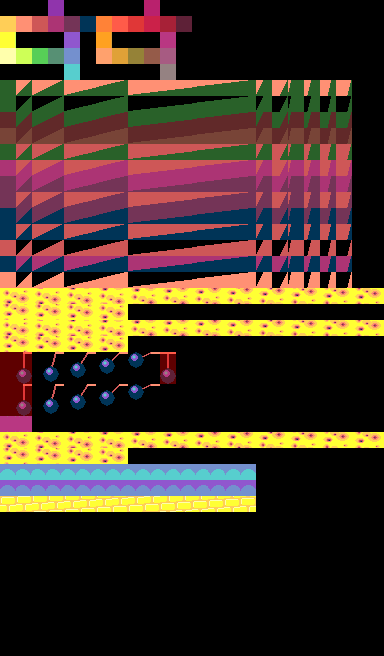

The image is a tile-based game level rendered from a .tmx file. Its description and source (layers, tilesets, objects; grid data summarised) follow:
An orthogonal 24x41 tile map with 16x16 px tiles, 3 tile layers (Graphics, Priority, Collision), 3 tilesets.

<map version="1.4" tiledversion="1.4.3" orientation="orthogonal" renderorder="right-down" width="24" height="41" tilewidth="16" tileheight="16" infinite="0" nextlayerid="4" nextobjectid="1">
 <tileset firstgid="1" source="graphicblocks.tsx" />
 <tileset firstgid="985" source="../meta/collisionblocks.tsx" />
 <tileset firstgid="1017" source="../meta/priorityblocks.tsx" />
 <layer id="3" name="Graphics" width="24" height="41">
  <data>[984 cells, 504 non-empty, 405 distinct tile ids]</data>
 </layer>
 <layer id="2" name="Priority" width="24" height="41" opacity="0.37">
  <data>[984 cells, 27 non-empty, 1 distinct tile ids]</data>
 </layer>
 <layer id="1" name="Collision" width="24" height="41" opacity="0.53">
  <data>[984 cells, 110 non-empty, 22 distinct tile ids]</data>
 </layer>
</map>
